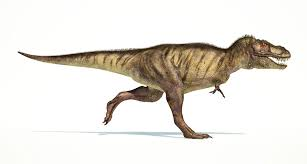
#> input picture 3/image.jpg, 307 x 164 px
$ python color_histograms.py --image 3/image.jpg
#> lines starting #> are read from the running program, lines starting #| are printed output that depends on the picture
import cv2
import argparse
import numpy as np
from matplotlib import pyplot as plt

ap=argparse.ArgumentParser()
ap.add_argument('-i','--image',required=True,help='Path to the image')
args=vars(ap.parse_args())
image=cv2.imread(args['image'])
#> image is the input picture: shape (164, 307, 3); mean B, G, R 221.4, 227.8, 231.6
cv2.imshow('Original',image)

chans=cv2.split(image)
colors=('b','g','r')
plt.figure()
plt.title('Flattened color histogram')
plt.xlabel('Bins')
plt.ylabel('# of pixels')

for (chan,color) in zip(chans,colors):
    hist=cv2.calcHist([chan],[0],None,[256],[0,256])
    plt.plot(hist,color=color)
    plt.xlim([0,256])
#> this loop made 3 passes
#> color on passes 1 to 3: 'b', 'g', 'r'

plt.show()
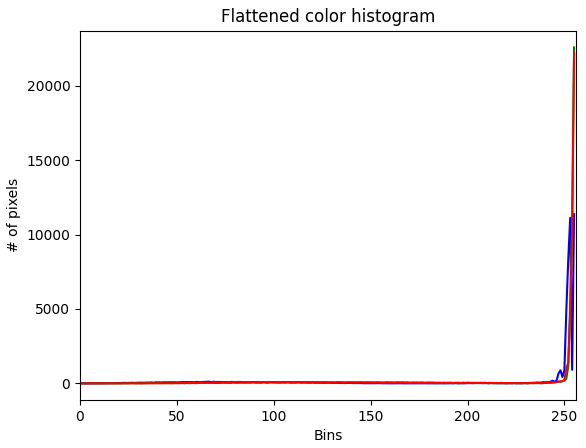
#> figure drawn by matplotlib, 1 panel; curve peaks at x = 255, y = 11367; curve peaks at x = 255, y = 22573; curve peaks at x = 255, y = 22186
cv2.waitKey(0)
